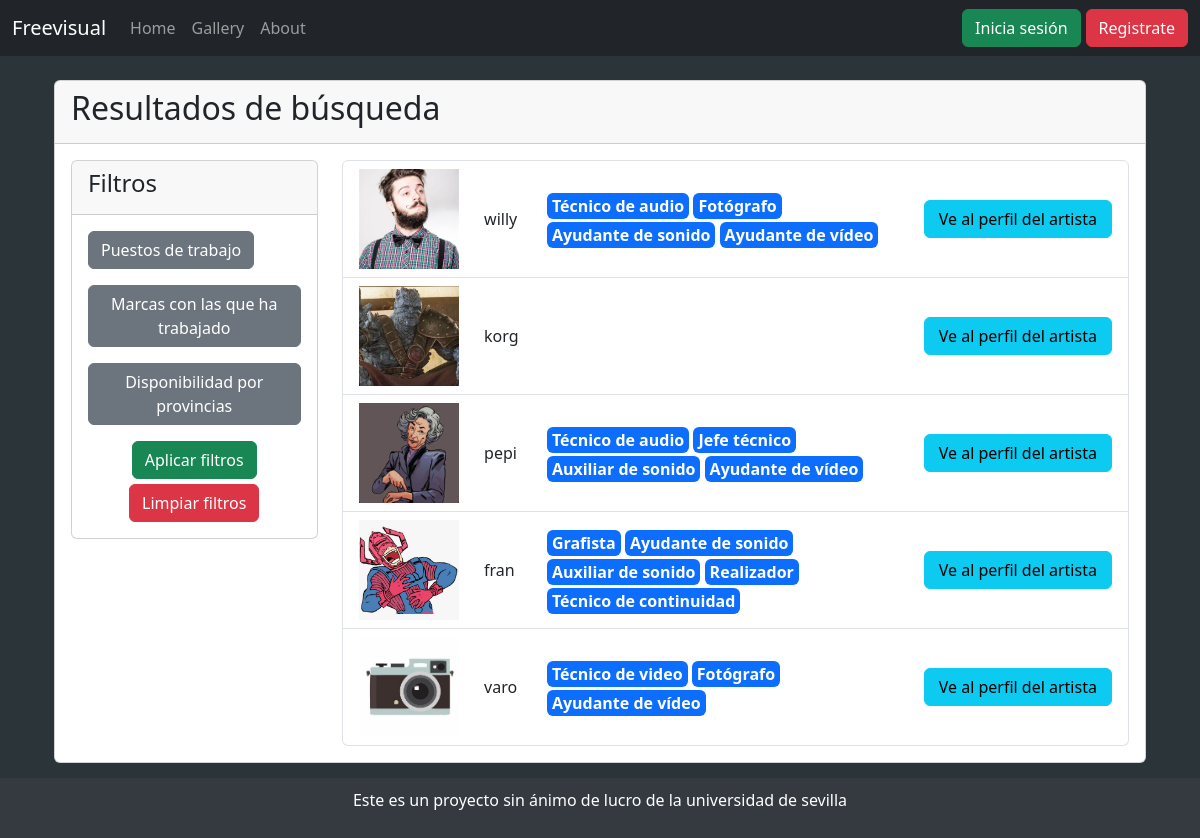
/search/, run on an earlier commit of the app's database.
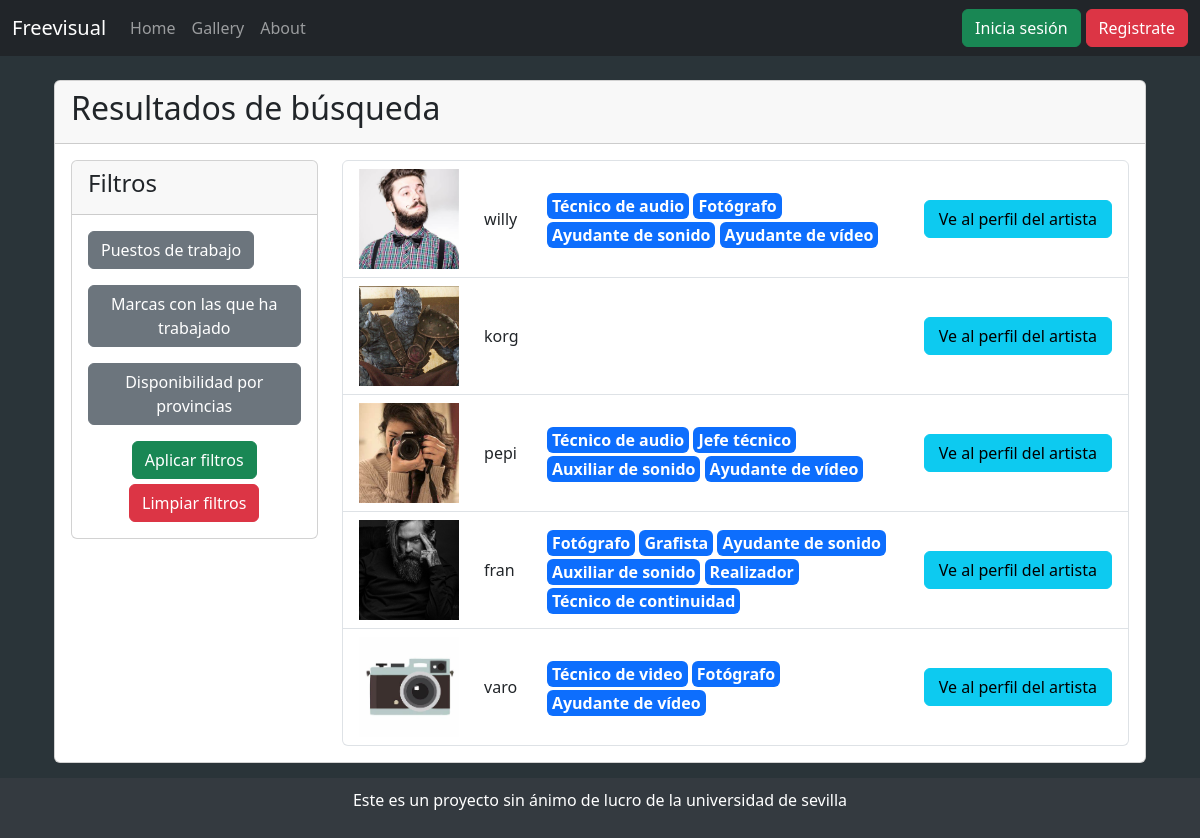
And on a later commit of the database.
### freevisual/models.py (models this page shows, shortened)
class Creator(AbstractBaseUser, PermissionsMixin):
    name = models.CharField(max_length=200)
    surname = models.CharField(max_length=200)
    username = models.CharField(max_length=200, unique=True, default='') # Deberíamos añadirle unique=True pero ya tenemos a dos usuarios con el mismo username
    email = models.EmailField(max_length=100) # Los emails debes de ser únicos
    password = models.CharField(max_length=200)
    tools = models.ManyToManyField('Tools', verbose_name="Lista de herramientas del creador")
    specialities = models.ManyToManyField('Speciality', verbose_name="Lista de especialidades del creador")
    provinces = models.ManyToManyField('Provinces', verbose_name="Provincias donde trabaja el creador")
    brand = models.ManyToManyField('Brand', verbose_name='Marcas de herramientas con las que ha trabajado')
    work = models.ManyToManyField('Work', verbose_name='Trabajos que ha realizado')
    is_active = models.BooleanField(default=True)
    is_staff = models.BooleanField(default=False)
    profile_pic = models.ImageField(blank=True, null= True, upload_to='images/', default='images/camera.jfif')
    description = models.CharField(blank=True, max_length=1000)
    USERNAME_FIELD = 'username'
    REQUIRED_FIELDS = ['name', 'surname']
    objects = CreatorManager()

class Work(models.Model):
    name = models.CharField(max_length=200, verbose_name='Tiene experiencia en')

### freevisual/views.py (the view)
# urls.py: path('search/', views.search_result, name='search'),
def search_result(request):
    query = request.GET.get('query', '')
    selected_brands = request.GET.getlist('brand')
    selected_provinces = request.GET.getlist('province')
    selected_works = request.GET.getlist('work')
    brands = Brand.objects.all()
    provinces = Provinces.objects.all()
    works = Work.objects.all()
    if query:
        creators = Creator.objects.filter(
            Q(username__icontains= query) | Q(work__name__icontains=query))
    else:
        creators = Creator.objects.all()
    if selected_brands:
        creators = creators.filter(brand__id__in=selected_brands)
    if selected_provinces:
        creators = creators.filter(provinces__id__in=selected_provinces)
    if selected_works:
        creators = creators.filter(work__id__in=selected_works)
    creators = creators.distinct()
    return render(request, 'search_results.html', {
        'creators': creators,
        'query': query,
        'brands': brands,
        'provinces': provinces,
        'works': works,
        'selected_brands': selected_brands,
        'selected_provinces': selected_provinces,
        'selected_works': selected_works
    })

### freevisual/templates/search_results.html (shortened to what this page needs)
{% extends 'layouts/base.html' %}
{% block content %}
<div class="container mt-4">
    <div class="card">
        <div class="card-header">
            {%if query%}
            <h2>Resultados de búsqueda para: "{{ query }}"</h2>
            {%else%}
            <h2>Resultados de búsqueda</h2>
            {%endif%}
        </div>
        <div class="card-body">
            <div class="row">
                <div class="col-md-3">
                    <div class="card">
                        <div class="card-header">
                            <h4>Filtros</h4>
                        </div>
                        <div class="card-body">
                            <form method="GET" action="{% url 'search' %}">
                                <div class="mb-3">
                                    <button class="btn btn-secondary" type="button" data-bs-toggle="collapse" data-bs-target="#workCollapse" aria-expanded="false" aria-controls="workCollapse">
                                        Puestos de trabajo
                                    </button>
                                </div>
                                <div class="mb-3">
                                    <button class="btn btn-secondary" type="button" data-bs-toggle="collapse" data-bs-target="#brandCollapse" aria-expanded="false" aria-controls="brandCollapse">
                                        Marcas con las que ha trabajado
                                    </button>
                                </div>
                                <div class="mb-3">
                                    <button class="btn btn-secondary" type="button" data-bs-toggle="collapse" data-bs-target="#provinceCollapse" aria-expanded="false" aria-controls="provinceCollapse">
                                        Disponibilidad por provincias
                                    </button>
                                </div>
                                <div class="d-flex justify-content-center">
                                    <button type="submit" class="btn btn-success">Aplicar filtros</button>
                                </div>
                                <div class="d-flex justify-content-center" style="margin-top: 5px;">
                                    <a href="{% url 'search' %}" class="btn btn-danger">Limpiar filtros</a>
                                </div>
                            </form>
                        </div>
                    </div>
                </div>
                <div class="col-md-9">
                    {% if creators %}
                        <ul class="list-group">
                        {% for creator in creators %}
                        <li class="list-group-item d-flex justify-content-between align-items-center">
                            <div class="col-md-2 d-flex align-items-center justify-content-start">
                                {% if creator.profile_pic%}
                                    <img src="{{ creator.profile_pic.url}}"  alt="Imagen de perfil" style="object-fit: cover; width: 100px; height: 100px;">
                                {% else %}
                                    <img src='/media/images/galactus.png' alt="Imagen por defecto" style="object-fit: cover; width: 100px; height: 100px;">
                                {% endif %}
                            </div>
                            <span class="d-inline-block" style="flex-grow: 1;">{{ creator.username }}</span>
                            {% if creator.work.all %}
                                <div class="col-md-6">
                                    {% for work in creator.work.all %}
                                        <span class="badge bg-primary"
                                        style="font-size: 1rem; padding: 5px 5px; margin-top: 3px;">
                                        {{work.name}}</span>
                                    {% endfor %}
                                </div>
                            {% endif %}
                            <a href="{% url 'search_profile' creator.id %}" class="btn btn-info col-md-3">
                                Ve al perfil del artista
                            </a>
                        </li>
                        {% endfor %}
                        </ul>
                    {% else %}
                        <div class="d-flex justify-content-center">
                            <p class="text-danger">
                                La búsqueda no coincide con ningún usuario o filtro.
                            </p>
                        </div>
                    {% endif %}
                </div>
            </div>
        </div>
    </div>
</div>
{% endblock %}

### freevisual/templates/layouts/base.html (shortened to what this page needs)
{%load static%}
<!DOCTYPE html>
<html lang="en">
<head>
    <link rel="stylesheet" href="https://cdn.jsdelivr.net/npm/bootstrap@5.3.3/dist/css/bootstrap.min.css">
</head>
<body style="background-color: #2a3439;">
    {% if not user.is_authenticated %}
    <nav class="navbar navbar-expand-lg bg-dark navbar-dark">
        <div class="container-fluid">
          <a class="navbar-brand" href="{% url 'main' %}">Freevisual</a>
          <div class="collapse navbar-collapse" id="navbarNav">
            <ul class="navbar-nav mr-auto">
                <li class="nav-item">
                    <a href="{% url 'main' %}" class="nav-link">Home</a>
                </li>
                <li class="nav-item">
                    <a href="{% url 'gallery' %}" class="nav-link">Gallery</a>
                </li>
                <li class="nav-item">
                    <a href="{% url 'about' %}" class="nav-link">About</a>
                </li>
            </ul>
            <ul class="navbar-nav ms-auto">
                <li  class="nav-item">
                    <a href="{% url 'sign_in' %}" class="btn btn-success" style="margin-right: 5px;"> Inicia sesión </a>
                </li>
                <li  class="nav-item">
                    <a href="{% url 'sign_up' %}" class="btn btn-danger"> Registrate </a>
                </li>
            </ul>
          </div>
        </div>
    </nav>
    {% endif %}
    <main class="container">
        {% block content %}
        {% endblock %}
    </main>
    <footer class="text-center" style="margin-top: 15px;">
        <div class="container">
            <p>Este es un proyecto sin ánimo de lucro de la universidad de sevilla</p>
        </div>
    </footer
</body>
</html>

### freevisual/templates/layouts/base.html (style rules this page uses)
body { display: flex; flex-direction: column; min-height: 100vh; }
main { flex-grow: 1; }
footer { background-color: #343a40; color: white; padding: 10px 0; }

What changed in the data, as far as the page shows it:
changed Creator "pepi": profile_pic: a different picture
changed Creator "fran": profile_pic: a different picture; gains Work (name "Fotógrafo")
